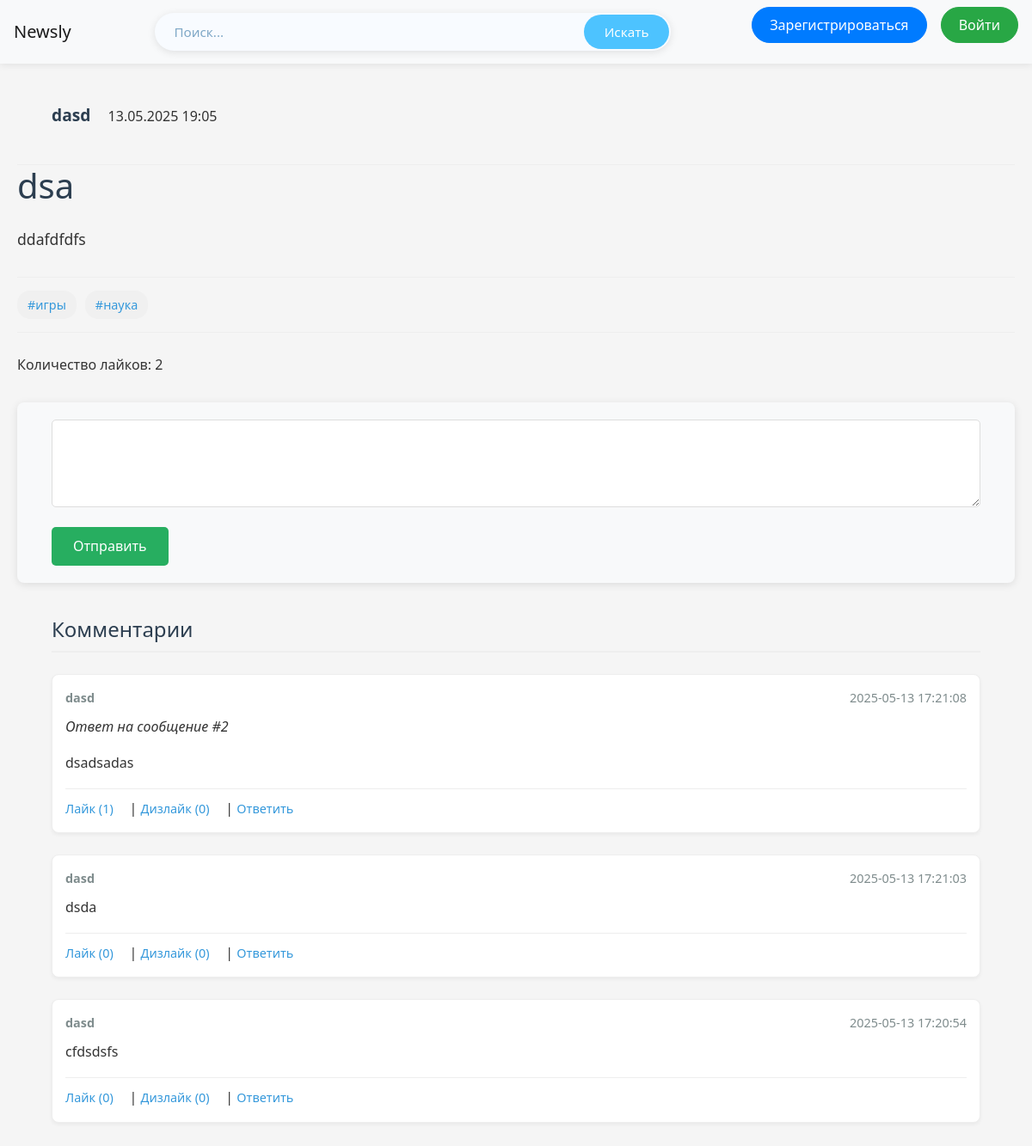
Page /news/1 on the earlier database version.
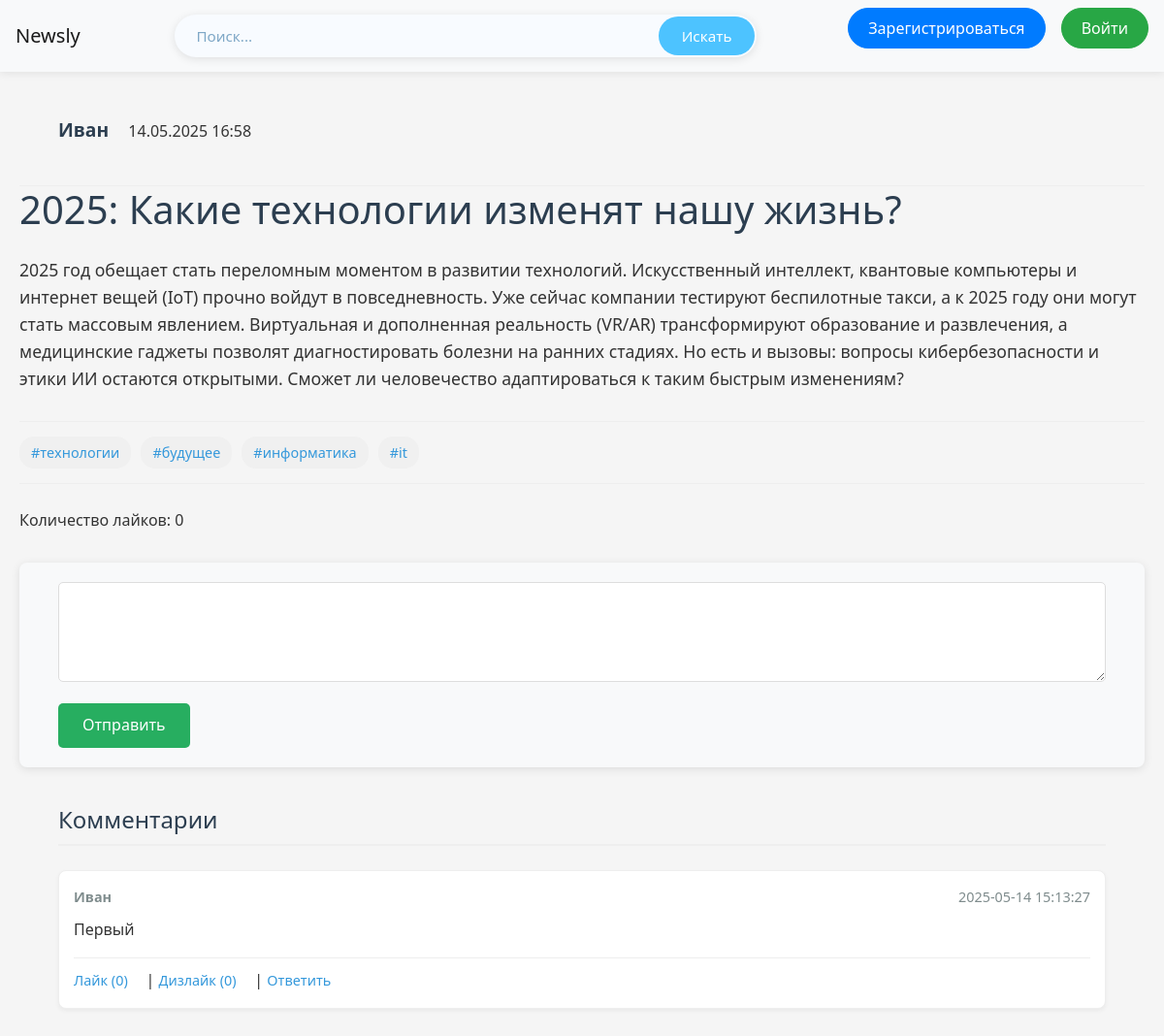
Same page on the later database version.
### data/users.py (models this page shows, shortened)
class User(SqlAlchemyBase, UserMixin):
    __tablename__ = 'users'
    id = sqlalchemy.Column(sqlalchemy.Integer,
                           primary_key=True, autoincrement=True)
    name = sqlalchemy.Column(sqlalchemy.String, nullable=True)
    about = sqlalchemy.Column(sqlalchemy.String, nullable=True)
    email = sqlalchemy.Column(sqlalchemy.String,
                              index=True, unique=True, nullable=True)
    hashed_password = sqlalchemy.Column(sqlalchemy.String, nullable=True)
    created_date = sqlalchemy.Column(sqlalchemy.DateTime,
                                     default=datetime.datetime.now)
    liked = orm.relationship('Like', foreign_keys='Like.user_id', backref='user', lazy='dynamic')
    followed = orm.relationship(
        'User',
        secondary=subscriptions,
        primaryjoin=(subscriptions.c.follower_id == id),
        secondaryjoin=(subscriptions.c.followed_id == id),
        backref=orm.backref('followers', lazy='dynamic'),
        lazy='dynamic'
    )

### data/news.py (models this page shows, shortened)
class News(SqlAlchemyBase):
    __tablename__ = 'news'
    id = sqlalchemy.Column(sqlalchemy.Integer,
                           primary_key=True, autoincrement=True)
    title = sqlalchemy.Column(sqlalchemy.String, nullable=True)
    content = sqlalchemy.Column(sqlalchemy.String, nullable=True)
    image_path = sqlalchemy.Column(sqlalchemy.String, nullable=True)
    created_date = sqlalchemy.Column(sqlalchemy.DateTime,
                                     default=datetime.datetime.now)
    is_private = sqlalchemy.Column(sqlalchemy.Boolean, default=True)
    likes = orm.relationship('Like', backref='news', cascade='all, delete')
    user_id = sqlalchemy.Column(sqlalchemy.Integer,
                                sqlalchemy.ForeignKey("users.id"))
    user = orm.relationship('User')
    news_tags = orm.relationship("Tags",
                                 secondary="association",
                                 backref="news",
                                 cascade="save-update, merge",
                                 passive_deletes=True)
    def likes_count(self):
        return len(self.likes)

### data/tags.py (models this page shows)
class Tags(SqlAlchemyBase):
    __tablename__ = 'tags'
    id = sqlalchemy.Column(sqlalchemy.Integer,
                           primary_key=True, autoincrement=True)
    name = sqlalchemy.Column(sqlalchemy.String, nullable=True)
    tags_news = orm.relationship("News",
                            secondary="association",
                            backref="tags",
                            cascade="save-update, merge"
                            )

### data/comment.py (models this page shows)
class Comment(SqlAlchemyBase):
    __tablename__ = 'messages'
    id = sqlalchemy.Column(sqlalchemy.Integer,
                           primary_key=True, autoincrement=True)
    text = sqlalchemy.Column(sqlalchemy.String, nullable=True)
    timestamp = sqlalchemy.Column(sqlalchemy.DateTime,
                                     default=datetime.datetime.now)
    user_id = sqlalchemy.Column(sqlalchemy.Integer,
                                sqlalchemy.ForeignKey("users.id"))
    news_id = sqlalchemy.Column(sqlalchemy.Integer,
                               sqlalchemy.ForeignKey("news.id"))
    user = orm.relationship('User')
    new = orm.relationship('News')

### server.py (the view)
@app.route('/news/<int:id>', methods=['GET', 'POST'])
def watch_new(id):
    db_sess = db_session.create_session()
    new = db_sess.query(News).get(id)
    post_user = db_sess.query(User).filter(User.id == new.user_id).first()
    current_user_obj = db_sess.query(User).get(current_user.id) if current_user.is_authenticated else None
    db = get_db()
    messages = db.execute("""
        SELECT m.id, m.text, m.timestamp, m.reply_to,
               u.name,
               (SELECT COUNT(*) FROM reactions r WHERE r.message_id = m.id AND r.reaction_type = 'like') as likes,
               (SELECT COUNT(*) FROM reactions r WHERE r.message_id = m.id AND r.reaction_type = 'dislike') as dislikes,
               (SELECT r.reaction_type FROM reactions r WHERE r.message_id = m.id AND r.new_id = ?) as user_reaction
        FROM messages m
        JOIN users u ON m.user_id = u.id
        WHERE m.new_id = ?
        ORDER BY m.timestamp DESC
    """, (id, id)).fetchall()
    return render_template('new.html', new=new, messages=messages, post_user=post_user,
                           current_user_obj=current_user_obj)

### data/db_session.py (called while the page is built)
def create_session() -> Session:
    global __factory
    return __factory()

### server.py (called while the page is built)
def get_db():
    db = sqlite3.connect(DATABASE)
    db.row_factory = sqlite3.Row
    return db

### templates/new.html (shortened to what this page needs)
{% extends "base.html" %}
{% block content %}
<div class="content-header">
    <p>
        <a class="navbar-brand" href="/user_profile/{{ new.user.id }}">{{ new.user.name }}</a>
        {{ new.created_date.strftime('%d.%m.%Y %H:%M') }}
    </p>
</div>
<h1>{{ new.title }}</h1>
<div class="content">
    <p>{{ new.content }}</p>
</div>
<div class="tags">
    {% if new.tags %}
    {% for tag in new.tags %}
    {% if tag.name %}
    <a href="{{ url_for('news_by_tag', tag_name=tag.name) }}">
        #{{ tag.name }}
    </a>
    {% endif %}
    {% endfor %}
    {% endif %}
</div>
Количество лайков: {{ new.likes_count() }}
<form method="POST" action="{{ url_for('send_message', new_id=new.id) }}">
    <textarea name="text" rows="3" required></textarea>
    <button type="submit">Отправить</button>
</form>
<div class="comments">
    <h3>Комментарии</h3>
    {% for message in messages %}
    <div class="message">
        <div class="message-header">
            <span><strong>{{ message['name'] }}</strong></span>
            <span>{{ message['timestamp'] }}</span>
        </div>
        {% if message['reply_to'] %}
        <p><em>Ответ на сообщение #{{ message['reply_to'] }}</em></p>
        {% endif %}
        <p>{{ message['text'] }}</p>
        <div class="message-actions">
            <a href="{{ url_for('react', new_id=new.id, message_id=message['id'], reaction_type='like') }}">
                Лайк ({{ message['likes'] }})
            </a>
            |
            <a href="{{ url_for('react', new_id=new.id, message_id=message['id'], reaction_type='dislike') }}">
                Дизлайк ({{ message['dislikes'] }})
            </a>
            |
            <button onclick="document.getElementById('reply_to').value = '{{ message['id'] }}';
                                document.querySelector('textarea').focus();
                                document.querySelector('textarea').placeholder = 'Ответ на сообщение от {{ message['username'] }}...'">
                Ответить
            </button>
        </div>
    </div>
    {% endfor %}
</div>
{% endblock %}

Differences in the rows shown:
no longer on this page (row edited): User: user.name "dasd"
no longer on this page (row unchanged): Tags: name "игры"
no longer on this page (row unchanged): Tags: name "наука"
removed Comment: name "dasd", timestamp "2025-05-13 17:21:08", reply_to "2", text "dsadsadas", likes "1", dislikes "0", {{ message['id'] }} 3 (drawn)
removed Comment: name "dasd", timestamp "2025-05-13 17:21:03", text "dsda", likes "0", dislikes "0", {{ message['id'] }} 2 (drawn)
removed Comment: name "dasd", timestamp "2025-05-13 17:20:54", text "cfdsdsfs", likes "0", dislikes "0", {{ message['id'] }} 1 (drawn)
now on this page (row edited): User: user.name "Иван"
changed News: created_date "13.05.2025 19:05" → "14.05.2025 16:58"; title "dsa" → "2025: Какие технологии изменят нашу жизнь?"; content "ddafdfdfs" → "2025 год обещает стать переломным моментом в развитии технологий. Искусственный интеллект, квантовые компьютеры и интернет вещей (IoT) прочно войдут в повседневность. Уже сейчас компании тестируют беспилотные такси, а к 2025 году они могут стать массовым явлением. Виртуальная и дополненная реальность (VR/AR) трансформируют образование и развлечения, а медицинские гаджеты позволят диагностировать болезни на ранних стадиях. Но есть и вызовы: вопросы кибербезопасности и этики ИИ остаются открытыми. Сможет ли человечество адаптироваться к таким быстрым изменениям?"
added Tags: name "технологии"
added Tags: name "будущее"
added Tags: name "информатика"
added Tags: name "it"
added Comment: name "Иван", timestamp "2025-05-14 15:13:27", text "Первый", likes "0", dislikes "0", {{ message['id'] }} 9 (drawn)
Other differences:
{{ new.likes_count() }}: "2" → "0"
